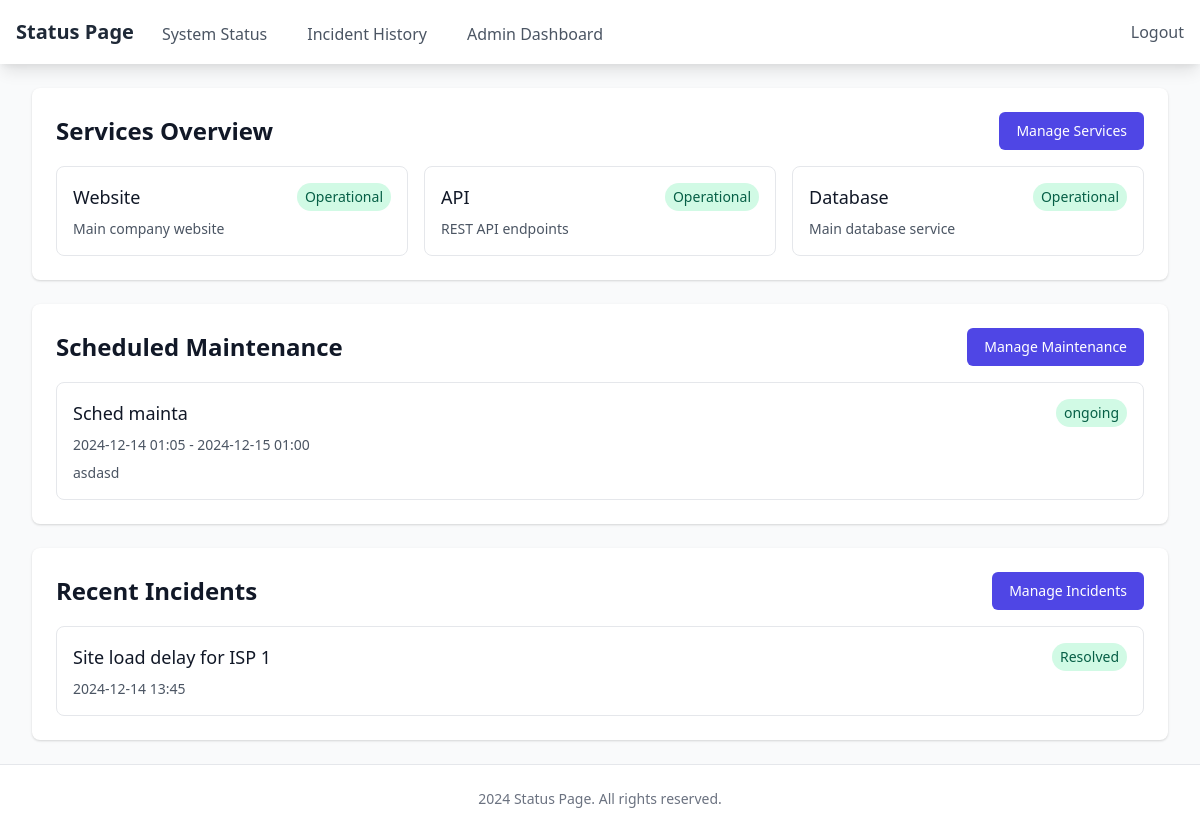
Page /admin/ (signed in) on the earlier database version.
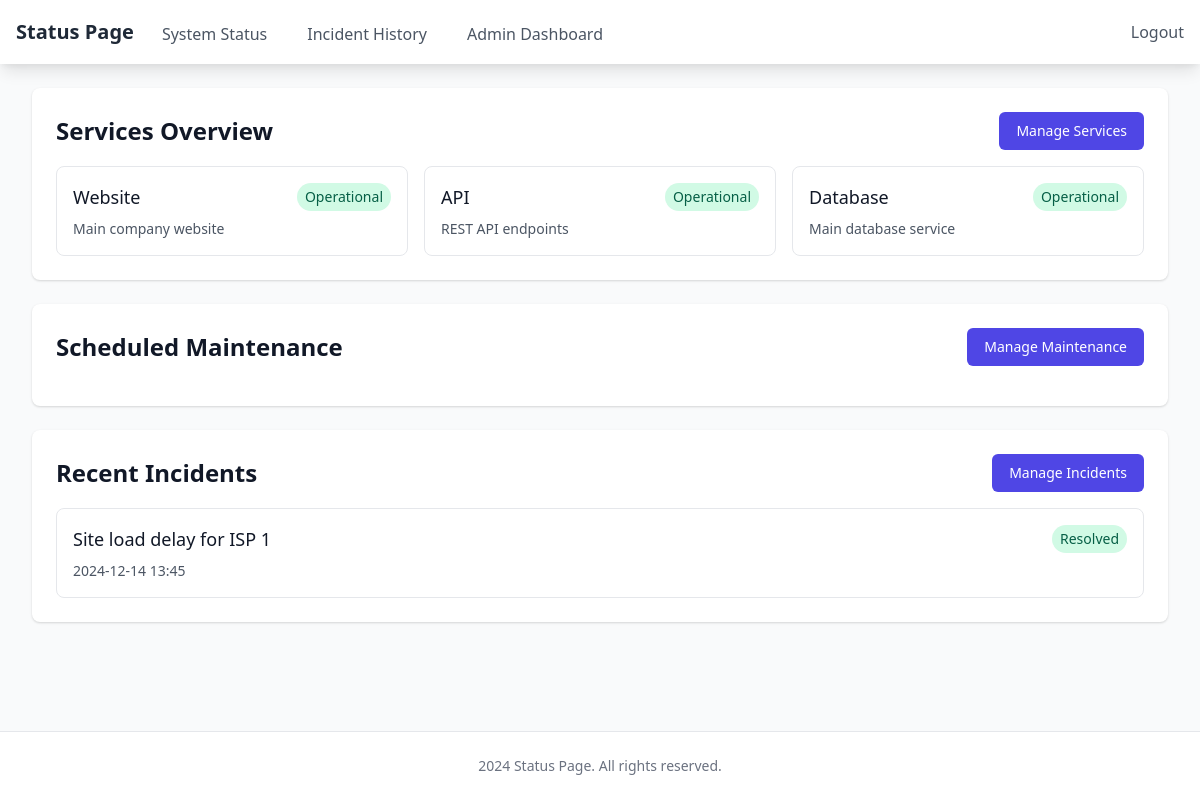
Same page on the later database version.
### app/models.py (models this page shows, shortened)
class Service(db.Model):
    id = db.Column(db.Integer, primary_key=True)
    name = db.Column(db.String(100), nullable=False)
    description = db.Column(db.Text)
    status = db.Column(db.String(20), default='operational')  # operational, degraded, outage
    created_at = db.Column(db.DateTime, default=datetime.utcnow)
    incidents = db.relationship('Incident', backref='service', lazy=True)

class ScheduledMaintenance(db.Model):
    id = db.Column(db.Integer, primary_key=True)
    title = db.Column(db.String(200), nullable=False)
    description = db.Column(db.Text, nullable=True)
    start_time = db.Column(db.DateTime, nullable=False)
    end_time = db.Column(db.DateTime, nullable=False)
    status = db.Column(db.String(20), default='upcoming')  # upcoming, ongoing, completed

class Incident(db.Model):
    id = db.Column(db.Integer, primary_key=True)
    service_id = db.Column(db.Integer, db.ForeignKey('service.id'), nullable=False)
    title = db.Column(db.String(200), nullable=False)
    description = db.Column(db.Text)
    status = db.Column(db.String(20), default='investigating')  # investigating, identified, monitoring, resolved
    created_at = db.Column(db.DateTime, default=datetime.utcnow)
    updated_at = db.Column(db.DateTime, default=datetime.utcnow, onupdate=datetime.utcnow)
    updates = db.relationship('IncidentUpdate', backref='incident', lazy=True)

### app/routes/admin.py (the view)
@bp.route('/')
@login_required
def dashboard():
    services = Service.query.all()
    incidents = Incident.query.order_by(Incident.created_at.desc()).limit(5).all()
    maintenance_events = ScheduledMaintenance.query.filter(
        ScheduledMaintenance.end_time >= datetime.utcnow()
    ).order_by(ScheduledMaintenance.start_time.asc()).limit(3).all()
    return render_template('admin/dashboard.html',
                         services=services,
                         incidents=incidents,
                         maintenance_events=maintenance_events)

### app/__init__.py (called while the page is built)
def create_app(config_class=Config):
    app = Flask(__name__)
    app.config.from_object(config_class)
    db.init_app(app)
    login_manager.init_app(app)
    migrate.init_app(app, db)
    login_manager.login_view = 'admin.login'
    login_manager.login_message_category = 'info'
    @app.context_processor
    def inject_year():
        return {'current_year': datetime.utcnow().year}
    from app.routes import admin, public
    app.register_blueprint(admin.bp)
    app.register_blueprint(public.bp)
    return app

### app/models.py (called while the page is built)
@login_manager.user_loader
def load_user(id):
    return User.query.get(int(id))

### app/templates/admin/dashboard.html (shortened to what the changed rows need)
{% extends "base.html" %}
{% block content %}
<div class="space-y-6">
    <div class="bg-white shadow rounded-lg p-6">
        <div class="flex items-center justify-between mb-4">
            <h2 class="text-2xl font-bold text-gray-900">Services Overview</h2>
        </div>
        <div class="grid gap-4 md:grid-cols-2 lg:grid-cols-3">
            {% for service in services %}
            <div class="border rounded-lg p-4">
                <div class="flex items-center justify-between">
                    <h3 class="text-lg font-medium text-gray-900">{{ service.name }}</h3>
                    <span class="px-2 py-1 text-sm rounded-full
                        {% if service.status == 'operational' %}
                            bg-green-100 text-green-800
                        {% elif service.status == 'degraded' %}
                            bg-yellow-100 text-yellow-800
                        {% else %}
                            bg-red-100 text-red-800
                        {% endif %}">
                        {{ service.status|title }}
                    </span>
                </div>
                {% if service.description %}
                <p class="mt-2 text-sm text-gray-600">{{ service.description }}</p>
                {% endif %}
            </div>
            {% endfor %}
        </div>
    </div>
    <div class="bg-white shadow rounded-lg p-6">
        <div class="flex items-center justify-between mb-4">
            <h2 class="text-2xl font-bold text-gray-900">Scheduled Maintenance</h2>
        </div>
        <div class="space-y-4">
            {% for event in maintenance_events %}
            <div class="border rounded-lg p-4">
                <div class="flex items-center justify-between">
                    <h3 class="text-lg font-medium text-gray-900">{{ event.title }}</h3>
                    <span class="px-2 py-1 text-sm rounded-full
                        {% if event.status == 'upcoming' %}bg-yellow-100 text-yellow-800
                        {% elif event.status == 'ongoing' %}bg-green-100 text-green-800
                        {% else %}bg-gray-100 text-gray-800{% endif %}">
                        {{ event.status }}
                    </span>
                </div>
                <p class="mt-2 text-sm text-gray-600">
                    {{ event.start_time.strftime('%Y-%m-%d %H:%M') }} - {{ event.end_time.strftime('%Y-%m-%d %H:%M') }}
                </p>
                {% if event.description %}
                <p class="mt-2 text-sm text-gray-600">{{ event.description }}</p>
                {% endif %}
            </div>
            {% endfor %}
        </div>
    </div>
    <div class="bg-white shadow rounded-lg p-6">
        <div class="flex items-center justify-between mb-4">
            <h2 class="text-2xl font-bold text-gray-900">Recent Incidents</h2>
        </div>
        <div class="space-y-4">
            {% for incident in incidents %}
            <div class="border rounded-lg p-4">
                <div class="flex items-center justify-between">
                    <h3 class="text-lg font-medium text-gray-900">{{ incident.title }}</h3>
                    <span class="px-2 py-1 text-sm rounded-full
                        {% if incident.status == 'investigating' %}
                            bg-red-100 text-red-800
                        {% elif incident.status == 'identified' %}
                            bg-yellow-100 text-yellow-800
                        {% elif incident.status == 'monitoring' %}
                            bg-blue-100 text-blue-800
                        {% else %}
                            bg-green-100 text-green-800
                        {% endif %}">
                        {{ incident.status|title }}
                    </span>
                </div>
                <p class="mt-2 text-sm text-gray-600">{{ incident.created_at.strftime('%Y-%m-%d %H:%M') }}</p>
            </div>
            {% endfor %}
        </div>
    </div>
</div>
{% endblock %}

Differences in the rows shown:
removed ScheduledMaintenance: title "Sched mainta", status "ongoing", start_time "2024-12-14 01:05", end_time "2024-12-15 01:00", description "asdasd"
